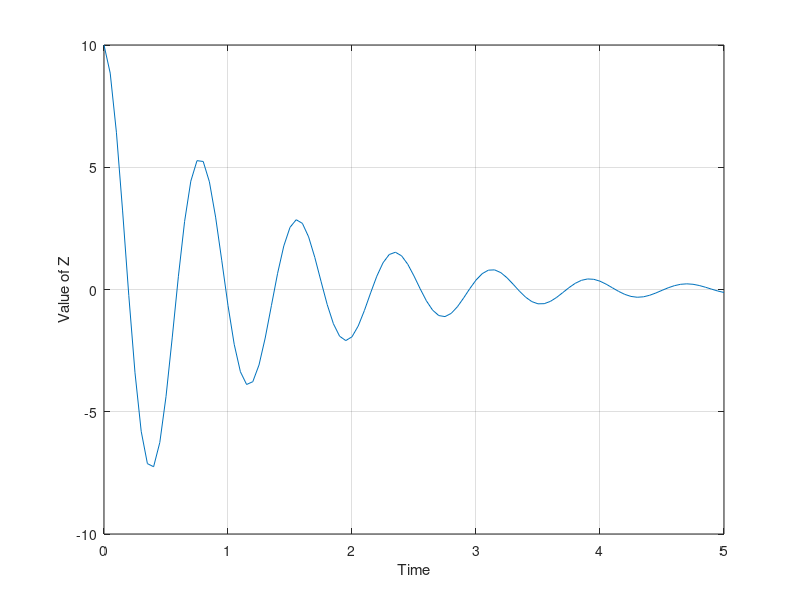

The MATLAB source for this figure:
%{
Define vectors to represent the functions x(t) = exp(-0.8t) , y(t) = cos(8t) and
z(t)= 10x(t)*y(t) = 10exp(-0.8t)*cos(8t) . Use values of t ranging from 0 to 5.0 at
intervals of 0.05
%}

clc,clear
t = 0:0.05:5;
x = exp(-0.8*t);
y = cos(8 .* t);
z = 10.*x.*y;
plot (t,z)
zlim([-12 12])
xlabel("Time")
ylabel("Value of Z")
grid on